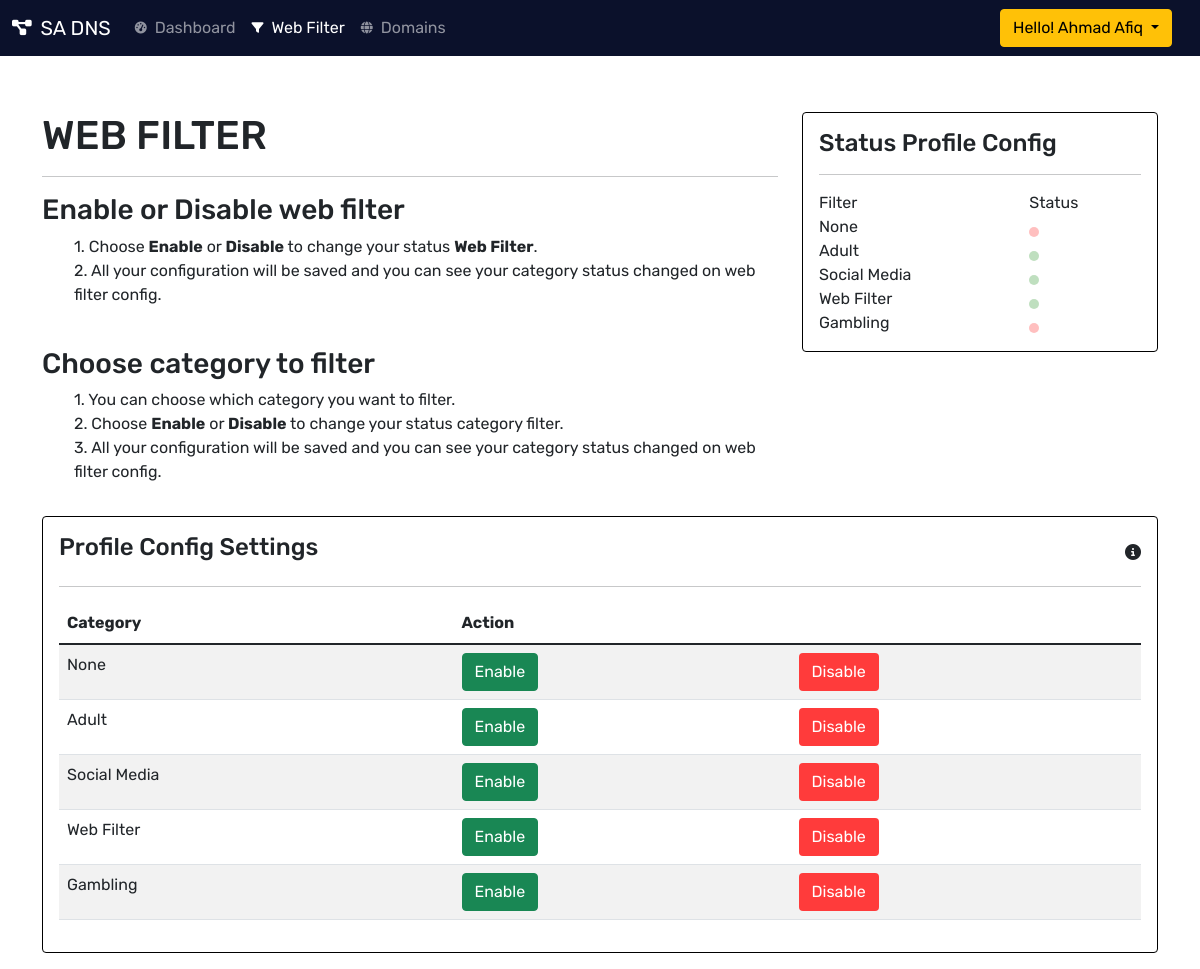
/dashboard/webfilter/ (signed in), run on the app's committed database.
### dashboard/models.py (models this page shows, shortened)
class profileConfig(models.Model):
    id = models.UUIDField(
        default=uuid.uuid4, unique=True, primary_key=True, editable=False
    )
    owner = models.ForeignKey(Profile,null=True, blank=True,on_delete=models.SET_NULL)
    cat_id = models.ForeignKey('Category', null=True, blank=True, on_delete=models.SET_NULL)
    cat_status = models.BooleanField()
    class Meta:
        ordering = ['cat_id']

class Category(models.Model):
    id = models.UUIDField(
        default=uuid.uuid4, unique=True, primary_key=True, editable=False
    )
    name = models.CharField(max_length=200)
    def __str__(self):
        return self.name

### dashboard/views.py (the view)
# urls.py: path('webfilter/', views.webfilter, name='webfilter'),
@login_required(login_url="login")
def webfilter(request):
    profile = request.user.profile
    name = request.user.first_name
    cat = profileConfig.objects.all().filter(owner=profile)
    context = {
        'name' : name,
        'categorys': cat,
    }
    return render(request, 'dashboard/webfilter.html', context)

### dashboard/templates/dashboard/webfilter.html (shortened to what this page needs)
{% include 'main-dashboard.html' %}
{% block content %}
<nav class="navbar navbar-expand-md navbar-dark">
    <div class="container-fluid">
        <a class="navbar-brand" href="{% url 'home' %}">
            <i class="me-1 fas fa-project-diagram fa-sm"></i> SA DNS
        </a>
        <div class="collapse navbar-collapse" id="navbarCollapse">
            <ul class="navbar-nav me-auto mb-2 mb-md-0">
                <li class="nav-item">
                    <a class="nav-link" aria-current="page" href="{% url 'dashboard' %}">
                        <i class="me-2 fas fa-tachometer-alt fa-xs"></i>Dashboard
                    </a>
                </li>
                <li class="nav-item">
                    <a class="nav-link active" aria-current="page" href="{% url 'webfilter' %}">
                        <i class="me-2 fas fa-filter fa-xs"></i>Web Filter
                    </a>
                </li>
                <li class="nav-item">
                    <a class="nav-link" aria-current="page" href="{% url 'domains' %}">
                        <i class="me-2 fas fa-globe fa-xs"></i>Domains
                    </a>
                </li>
            </ul>
            <div class="dropdown me-3">
                <button class="btn btn-warning dropdown-toggle" type="button" id="dropdownMenuButton1" data-bs-toggle="dropdown" aria-expanded="false">
                    Hello! {{name}}
                </button>
            </div>
        </div>
    </div>
</nav>
<main>
    <div class="container mt-2">
        <div class="row mb-3 pt-5">
            <div class="col-md-8">
                <div class="">
                    <h1>WEB FILTER</h1>
                    <hr>
                    <h3>Enable or Disable web filter</h3>
                    <ul>
                        <li>1. Choose <b>Enable</b> or <b>Disable</b> to change your status <b>Web Filter</b>.</li>
                        <li>2. All your configuration will be saved and you can see your category status changed on web filter config.</li>
                    </ul>
                    <br>
                    <h3>Choose category to filter</h3>
                    <ul>
                        <li>1. You can choose which category you want to filter.</li>
                        <li>2. Choose <b>Enable</b> or <b>Disable</b> to change your status category filter.</li>
                        <li>3. All your configuration will be saved and you can see your category status changed on web filter config.</li>
                    </ul>
                </div>
            </div>
            <div class="col-md-4">
                <div class="card">
                    <div class="card-body">
                        <h4 class="card-title">Status Profile Config</h4>
                        <hr>
                        <table width="100%">
                            <thead>
                                <tr>
                                    <td>Filter</td>
                                    <td>Status</td>
                                </tr>
                            </thead>
                            <tbody>
                                {% for cat in categorys  %}
                                    {% if cat.cat_status %}
                                        <tr>
                                            <td>{{cat.cat_id}}</td>
                                            <td>
                                                <span class="status on"></span>
                                            </td>
                                        </tr>
                                    {% else %}
                                        <tr>
                                            <td>{{cat.cat_id}}</td>
                                            <td>
                                                <span class="status off"></span>
                                            </td>
                                        </tr>
                                    {% endif %}
                                {% endfor %}
                            </tbody>
                        </table>
                    </div>
                </div>
            </div>
        </div>
    </div>
    <div class="container">
        <div class="row mb-3">
            <div class="col">
                <div class="card">
                    <div class="card-body table-responsive">
                        <div class="d-flex align-items-center justify-content-between">
                            <h4 class="card-title">
                                Profile Config Settings
                            </h4>
                            <i class="align-content-end fas fa-info-circle" data-bs-toggle="tooltip" data-bs-placement="top" title="Choose category to filter."></i>
                        </div>
                        <hr>
                        <table id="blacklist" class="table table-striped" style="width:100%">
                            <thead>
                                <tr>
                                    <th>Category</th>
                                    <th>Action</th>
                                    <th></th>
                                </tr>
                            </thead>
                            <tbody>
                                {% for cat in categorys %}
                                <tr>
                                    <td>{{cat.cat_id}}</td>
                                    <td>
                                        <a href="{% url 'setfiltertrue' cat.id %}">
                                            <button class="btn btn-success text-white">
                                                Enable
                                            </button>
                                        </a>
                                    </td>
                                    <td>
                                        <a href="{% url 'setfilterfalse' cat.id %}">
                                            <button class="btn btn-delete text-white">
                                            Disable
                                        </button>
                                        </a>
                                    </td>
                                </tr>
                                {% endfor %}
                            </tbody>
                        </table>
                    </div>
                </div>
            </div>
        </div>
    </div>
</main>
{% endblock content %}

### static/styles/style.css (style rules this page uses)
:root { --main-color: #0E345E; --color-dark: #0b112b; --text-main: #808E9E; --text-white: white; --backgroud-content: #4998F2; --sidebar-color: #0E345E; }
* { padding: 0; margin: 0; box-sizing: border-box; list-style-type: none; text-decoration: none; font-family: 'Rubik', sans-serif; }
html { scroll-behavior: smooth; }
main { background: white; }
.nav-link { color: white; }
.btn-delete { background: #ff3b3b; }
.navbar { background: var(--color-dark); }
.table-responsive { width: 100%; overflow-x: auto; }
td .status { display: inline-block; height: 10px; width: 10px; border-radius: 50%; opacity: 0.25; }
td .status:last-child { display: flex; align-items: center; }
.status.on { background: green; position: absolute; animation: up-right 1.5s infinite; }
.status.off { background: red; position: absolute; animation: up-right 1.5s infinite; }
.card { border: 1px solid black; }
.dropdown-toggle { outline: 0; }

### data on the page
profileConfig: cat_id "None"
profileConfig: cat_id "Adult"
profileConfig: cat_id "Social Media"
profileConfig: cat_id "Web Filter"
profileConfig: cat_id "Gambling"

### other printed values
{{ name }} "Ahmad Afiq"
